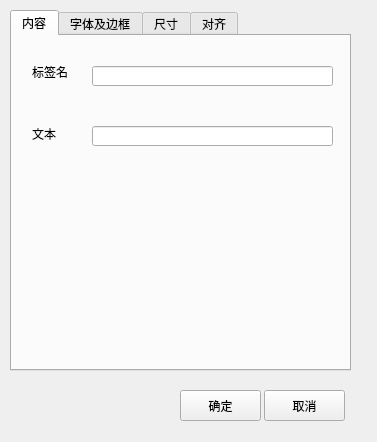
<?xml version="1.0" encoding="UTF-8"?>
<ui version="4.0">
 <class>Editor_Section</class>
 <widget class="QWidget" name="Editor_Section">
  <property name="geometry">
   <rect>
    <x>0</x>
    <y>0</y>
    <width>377</width>
    <height>442</height>
   </rect>
  </property>
  <property name="windowTitle">
   <string>文本框属性</string>
  </property>
  <widget class="QTabWidget" name="tabWidget">
   <property name="geometry">
    <rect>
     <x>10</x>
     <y>10</y>
     <width>341</width>
     <height>361</height>
    </rect>
   </property>
   <property name="tabShape">
    <enum>QTabWidget::Rounded</enum>
   </property>
   <property name="currentIndex">
    <number>0</number>
   </property>
   <widget class="QWidget" name="tab">
    <attribute name="title">
     <string>内容</string>
    </attribute>
    <widget class="QLineEdit" name="lineEdit_secText">
     <property name="geometry">
      <rect>
       <x>80</x>
       <y>90</y>
       <width>241</width>
       <height>20</height>
      </rect>
     </property>
    </widget>
    <widget class="QLabel" name="label_2">
     <property name="geometry">
      <rect>
       <x>20</x>
       <y>90</y>
       <width>54</width>
       <height>16</height>
      </rect>
     </property>
     <property name="text">
      <string>文本</string>
     </property>
    </widget>
    <widget class="QLabel" name="label">
     <property name="geometry">
      <rect>
       <x>20</x>
       <y>30</y>
       <width>54</width>
       <height>12</height>
      </rect>
     </property>
     <property name="text">
      <string>标签名</string>
     </property>
    </widget>
    <widget class="QLineEdit" name="lineEdit_secName">
     <property name="geometry">
      <rect>
       <x>80</x>
       <y>30</y>
       <width>241</width>
       <height>20</height>
      </rect>
     </property>
    </widget>
   </widget>
   <widget class="QWidget" name="tab_2">
    <attribute name="title">
     <string>字体及边框</string>
    </attribute>
    <widget class="QLabel" name="label_3">
     <property name="geometry">
      <rect>
       <x>20</x>
       <y>30</y>
       <width>54</width>
       <height>12</height>
      </rect>
     </property>
     <property name="text">
      <string>字体</string>
     </property>
    </widget>
    <widget class="QFontComboBox" name="box_secFontName">
     <property name="geometry">
      <rect>
       <x>70</x>
       <y>30</y>
       <width>191</width>
       <height>22</height>
      </rect>
     </property>
    </widget>
    <widget class="QLabel" name="label_4">
     <property name="geometry">
      <rect>
       <x>20</x>
       <y>80</y>
       <width>54</width>
       <height>12</height>
      </rect>
     </property>
     <property name="text">
      <string>字号</string>
     </property>
    </widget>
    <widget class="QLineEdit" name="lineEdit_fontSize">
     <property name="geometry">
      <rect>
       <x>70</x>
       <y>80</y>
       <width>191</width>
       <height>20</height>
      </rect>
     </property>
     <property name="text">
      <string>9</string>
     </property>
    </widget>
    <widget class="QLabel" name="label_12">
     <property name="geometry">
      <rect>
       <x>20</x>
       <y>130</y>
       <width>54</width>
       <height>12</height>
      </rect>
     </property>
     <property name="text">
      <string>边框宽度</string>
     </property>
    </widget>
    <widget class="QLineEdit" name="lineEdit_borderWidth">
     <property name="geometry">
      <rect>
       <x>70</x>
       <y>130</y>
       <width>191</width>
       <height>20</height>
      </rect>
     </property>
     <property name="text">
      <string>1</string>
     </property>
    </widget>
    <widget class="QLabel" name="label_13">
     <property name="geometry">
      <rect>
       <x>20</x>
       <y>180</y>
       <width>54</width>
       <height>12</height>
      </rect>
     </property>
     <property name="text">
      <string>边框样式</string>
     </property>
    </widget>
    <widget class="QLineEdit" name="lineEdit_borderPenStyle">
     <property name="geometry">
      <rect>
       <x>70</x>
       <y>180</y>
       <width>191</width>
       <height>20</height>
      </rect>
     </property>
     <property name="text">
      <string>0</string>
     </property>
    </widget>
    <widget class="QLabel" name="label_14">
     <property name="geometry">
      <rect>
       <x>70</x>
       <y>200</y>
       <width>91</width>
       <height>91</height>
      </rect>
     </property>
     <property name="text">
      <string>&lt;!DOCTYPE HTML PUBLIC &quot;-//W3C//DTD HTML 4.0//EN&quot; &quot;http://www.w3.org/TR/REC-html40/strict.dtd&quot;&gt;
&lt;html&gt;&lt;head&gt;&lt;meta name=&quot;qrichtext&quot; content=&quot;1&quot; /&gt;&lt;style type=&quot;text/css&quot;&gt;
p, li { white-space: pre-wrap; }
&lt;/style&gt;&lt;/head&gt;&lt;body style=&quot; font-family:'SimSun'; font-size:9pt; font-weight:400; font-style:normal;&quot;&gt;
&lt;p style=&quot; margin-top:2px; margin-bottom:2px; margin-left:0px; margin-right:0px; -qt-block-indent:0; text-indent:0px;&quot;&gt;边框样式：&lt;/p&gt;
&lt;p style=&quot; margin-top:2px; margin-bottom:2px; margin-left:0px; margin-right:0px; -qt-block-indent:0; text-indent:0px;&quot;&gt;0 无边框&lt;/p&gt;
&lt;p style=&quot; margin-top:2px; margin-bottom:2px; margin-left:0px; margin-right:0px; -qt-block-indent:0; text-indent:0px;&quot;&gt;1 实线&lt;/p&gt;
&lt;p style=&quot; margin-top:2px; margin-bottom:2px; margin-left:0px; margin-right:0px; -qt-block-indent:0; text-indent:0px;&quot;&gt;2 短划线&lt;/p&gt;
&lt;p style=&quot; margin-top:2px; margin-bottom:2px; margin-left:0px; margin-right:0px; -qt-block-indent:0; text-indent:0px;&quot;&gt;3 点线&lt;/p&gt;&lt;/body&gt;&lt;/html&gt;</string>
     </property>
    </widget>
    <widget class="QLabel" name="label_15">
     <property name="geometry">
      <rect>
       <x>70</x>
       <y>150</y>
       <width>261</width>
       <height>21</height>
      </rect>
     </property>
     <property name="text">
      <string>边框样式非0才有效。这里设置0其实是有最细线</string>
     </property>
    </widget>
   </widget>
   <widget class="QWidget" name="tab_3">
    <attribute name="title">
     <string>尺寸</string>
    </attribute>
    <widget class="QLabel" name="label_5">
     <property name="geometry">
      <rect>
       <x>30</x>
       <y>30</y>
       <width>54</width>
       <height>12</height>
      </rect>
     </property>
     <property name="text">
      <string>坐标X</string>
     </property>
    </widget>
    <widget class="QLineEdit" name="lineEdit_height">
     <property name="geometry">
      <rect>
       <x>90</x>
       <y>160</y>
       <width>113</width>
       <height>20</height>
      </rect>
     </property>
    </widget>
    <widget class="QLineEdit" name="lineEdit_x">
     <property name="geometry">
      <rect>
       <x>90</x>
       <y>30</y>
       <width>113</width>
       <height>20</height>
      </rect>
     </property>
    </widget>
    <widget class="QLineEdit" name="lineEdit_width">
     <property name="geometry">
      <rect>
       <x>90</x>
       <y>120</y>
       <width>113</width>
       <height>20</height>
      </rect>
     </property>
    </widget>
    <widget class="QLineEdit" name="lineEdit_y">
     <property name="geometry">
      <rect>
       <x>90</x>
       <y>70</y>
       <width>113</width>
       <height>20</height>
      </rect>
     </property>
    </widget>
    <widget class="QLabel" name="label_7">
     <property name="geometry">
      <rect>
       <x>30</x>
       <y>70</y>
       <width>54</width>
       <height>16</height>
      </rect>
     </property>
     <property name="text">
      <string>坐标Y</string>
     </property>
    </widget>
    <widget class="QLabel" name="label_8">
     <property name="geometry">
      <rect>
       <x>30</x>
       <y>160</y>
       <width>54</width>
       <height>12</height>
      </rect>
     </property>
     <property name="text">
      <string>高度</string>
     </property>
    </widget>
    <widget class="QLabel" name="label_9">
     <property name="geometry">
      <rect>
       <x>30</x>
       <y>120</y>
       <width>54</width>
       <height>12</height>
      </rect>
     </property>
     <property name="text">
      <string>宽度</string>
     </property>
    </widget>
   </widget>
   <widget class="QWidget" name="tab_4">
    <attribute name="title">
     <string>对齐</string>
    </attribute>
    <widget class="QLabel" name="label_6">
     <property name="geometry">
      <rect>
       <x>30</x>
       <y>20</y>
       <width>54</width>
       <height>12</height>
      </rect>
     </property>
     <property name="text">
      <string>水平对齐</string>
     </property>
    </widget>
    <widget class="QLabel" name="label_10">
     <property name="geometry">
      <rect>
       <x>30</x>
       <y>100</y>
       <width>54</width>
       <height>12</height>
      </rect>
     </property>
     <property name="text">
      <string>垂直对齐</string>
     </property>
    </widget>
    <widget class="QLabel" name="label_11">
     <property name="geometry">
      <rect>
       <x>30</x>
       <y>190</y>
       <width>54</width>
       <height>12</height>
      </rect>
     </property>
     <property name="text">
      <string>文本控制</string>
     </property>
    </widget>
    <widget class="QComboBox" name="combo_align_h">
     <property name="geometry">
      <rect>
       <x>30</x>
       <y>40</y>
       <width>151</width>
       <height>22</height>
      </rect>
     </property>
    </widget>
    <widget class="QComboBox" name="combo_align_v">
     <property name="geometry">
      <rect>
       <x>30</x>
       <y>120</y>
       <width>151</width>
       <height>22</height>
      </rect>
     </property>
    </widget>
    <widget class="QComboBox" name="combo_textwrap">
     <property name="geometry">
      <rect>
       <x>30</x>
       <y>210</y>
       <width>151</width>
       <height>22</height>
      </rect>
     </property>
    </widget>
   </widget>
  </widget>
  <widget class="QPushButton" name="btn_ok">
   <property name="geometry">
    <rect>
     <x>180</x>
     <y>390</y>
     <width>81</width>
     <height>31</height>
    </rect>
   </property>
   <property name="text">
    <string>确定</string>
   </property>
  </widget>
  <widget class="QPushButton" name="btn_cancel">
   <property name="geometry">
    <rect>
     <x>264</x>
     <y>390</y>
     <width>81</width>
     <height>31</height>
    </rect>
   </property>
   <property name="text">
    <string>取消</string>
   </property>
  </widget>
 </widget>
 <resources/>
 <connections/>
</ui>
